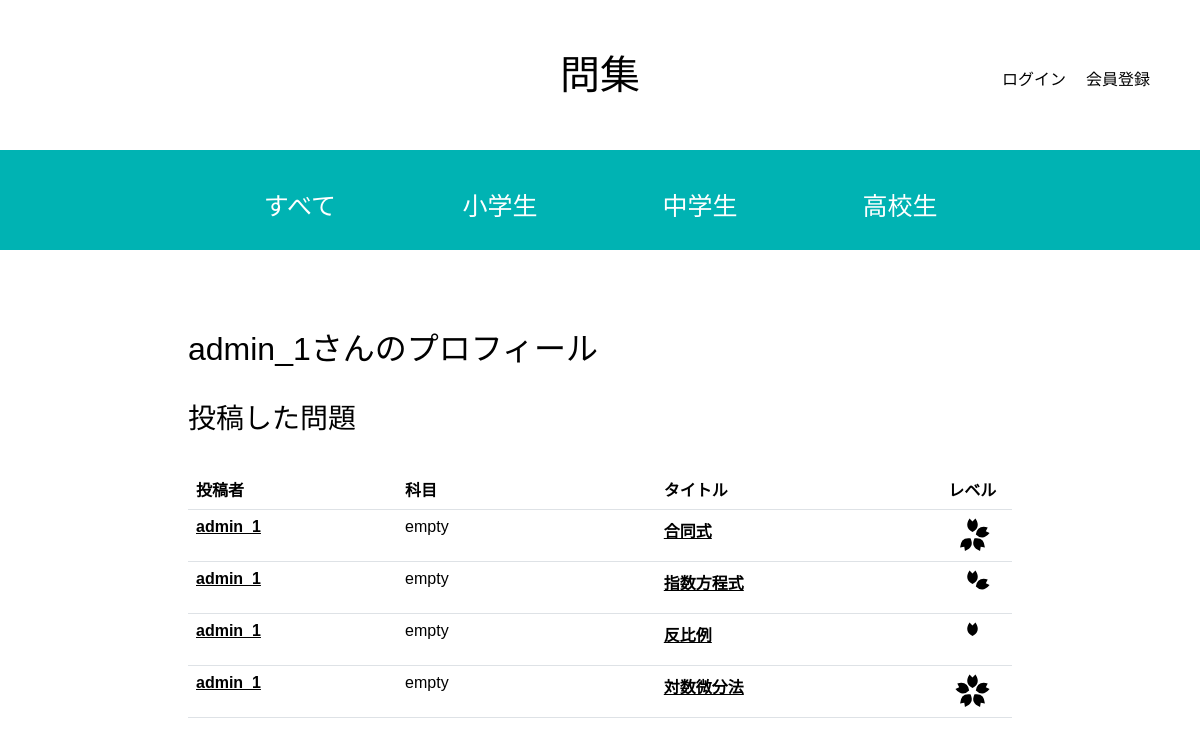
The page /studysite/profile/2/ on the database its author committed.
### studysite/models.py (models this page shows, shortened)
class TagGroup(models.Model):
    name = models.CharField(max_length=100)
    parent = models.ForeignKey('self', related_name='children', on_delete=models.CASCADE, null=True, blank=True)
    order = models.PositiveIntegerField(default=0)  # 並び順を指定するためのフィールド

class Studysite(models.Model):
    title = models.CharField('タイトル', max_length=128)
    image = models.FileField('問題画像', upload_to='image/', blank=True)
    question = models.TextField('問題', blank=True)
    answer = models.TextField('解説', blank=True)
    created_by = models.ForeignKey(settings.AUTH_USER_MODEL,
                                   verbose_name='投稿者',
                                   on_delete=models.CASCADE)
    created_at = models.DateTimeField('投稿日', auto_now_add=True)
    updated_at = models.DateTimeField('更新日', auto_now=True)
    tag_groups = models.ManyToManyField(TagGroup, blank=True)
    likes = models.PositiveIntegerField(default=0)
    level = models.IntegerField(default=0)
    bookmarks = models.ManyToManyField(User, related_name='bookmarked_posts', blank=True)

### studysite/views.py (the view)
# urls.py: path('profile/<int:user_id>/', views.profile, name='profile'),
def profile(request, user_id):
    user = get_object_or_404(User, pk=user_id)
    snippets = Studysite.objects.filter(created_by=user)
    tag_groups = TagGroup.objects.filter(parent__isnull=True).order_by('order').prefetch_related('children__children')
    context = {
        'user_profile': user,
        'snippets': snippets,
        'tag_groups': tag_groups
    }
    return render(request, 'profile.html', context)

### studysite/templates/snippets/profile.html (shortened to what this page needs)
{% extends 'base.html' %}
{% load static %}
{% load django_bootstrap5 %}
{% load widget_tweaks %}
{% block main %}
<div class="container profile">
    <h2>{{ user_profile.username }}さんのプロフィール</h2><br>
    <h3>投稿した問題</h3><br>
    {% if snippets %}
    <table id="sortable-table" class="table">
        <thead>
        <tr>
            <th class="tablehuman">投稿者</th>
            <th class="tablesubject">科目</th>
            <th class="tablecontent">タイトル</th>
            <th class="tablelevel" onclick="sortTable(3); console.log('Clicked!')">レベル</th>
        </tr>
        </thead>
        <tbody class="tbody">
        {% for snippet in snippets %}
            {% if snippet.answer %}
            <tr>
                <td class="tablehuman"><a href="{% url 'profile' snippet.created_by_id %}" style="color:black"><b>{{ snippet.created_by.username }}</b></a></td>
                <td class="tablesubject">
                    {% if snippet.tags %}
                        {% for tag in snippet.tags.all %}
                            <span>{{ tag.name }}</span>
                        {% endfor %}
                    {% else %}
                        <span>empty<span>
                    {% endif %}
                </td>
                <td class="tablecontent"><a href="{% url 'snippet_detail' snippet.id %}" style="color:black"><b>{{ snippet.title }}</b></a></td>
                <td class="tablelevel" data-level="{{ snippet.level }}">
                    {% if snippet.level == 1 %}
                        <svg xmlns="http://www.w3.org/2000/svg" width="35px" height="35px" viewBox="0 0 100 100">
                            <path fill="#000000" stroke-width="none" d="M 41.45,1.51 L 50.00,10.00 L 58.55,1.51 Q 74.90,27.18 50.00,40.00 Q 25.10,27.18 41.45,1.51 "/>
                        </svg>
                    {% endif %}
                </td>
            </tr>
            {% endif %}
        {% endfor %}
        </tbody>
    </table>
    {% else %}
        <p>問題はまだ投稿されていません．</p>
    {% endif %}<br><br>
</div>
{% endblock %}

### studysite/templates/snippets/base.html (shortened to what this page needs)
{% load static %}
{% load django_bootstrap5 %}
{% load widget_tweaks %}
<html>
<head>
    {% bootstrap_css %}
    <link rel="stylesheet" href="{% static 'snippets/css/style.css' %}?<?php echo date('YmdHis'); ?>"/>
</head>
<body>
<nav class="header-nav">
    <div class="navbar-brandA">
        <a href="/" class="brand">問集</a>
    </div>
        <ul class="header-ul">
            {% if user.is_authenticated %}
                <li><a class="nav-link" href="{% url 'profile' user.id %}"> ようこそ {{ user.username }} さん</a></li>
                <li><a class="nav-link" href="{% url 'logout' %}">ログアウト</a></li>
            {% else %}
                <li><a href="{% url 'login' %}" class="nav-link">ログイン</a></li>
                <li><a href="{% url 'signup' %}" class="nav-link">会員登録</a></li>
            {% endif %}
        </ul>
</nav>
<div class="subject-nav-bar">
    <ul class="subject-ul">
        <a href="/" class="all"><li id="all">すべて</li></a>
        {% for group in tag_groups %}
            <li id="{{ group.name }}">{{ group.name }}</li>
        {% endfor %}
    </ul>
</div>
<main>
        {% block main %}{% endblock %}
</main>
</body>
</html>

### studysite/static/snippets/css/style.css (style rules this page uses)
* { position: relative; margin: 0; padding: 0; box-sizing: border-box; }
.container { position: relative; width: min(100% - 1rem); margin: 0 auto; padding: 0 20px; }
body { font-family: "myfont",sans-serif; }
body { position: relative; background-color: #ffffff; color: #000000; line-height: 1.6; }
main { padding: 5rem 10rem; z-index: 1; }
.navbar-brandA { display: inline-block; width: 100%; position: absolute; text-align: center; align-items: center; }
.brand { color: black; text-decoration: none; font-size: 40px; position: relative; display: inline-block; width: 10%; text-align: center; align-items: center; }
.header-nav { height: 150px; position: relative; display: flex; align-items: center; }
.header-ul { display: flex; list-style: none; margin-left: auto; align-items: center !important; padding: 0; }
.header-ul li { margin-top: 25px; margin-right: 20px; }
.header-ul li:last-child { margin-right: 50px; }
.subject-nav-bar { height: 100px; position: relative; display: flex; background-color: hsl(180, 100%, 35%); align-items: center; justify-content: center; }
.subject-ul { display: flex; text-align: center; list-style: none; padding: 0; margin-top: 22px; align-items: center !important; }
.subject-ul li { color: #ffffff; width: 200px !important; height: 100px; transition: 0.25s; text-align: center; font-size: 25px !important; padding: 32.5px 0; }
.all { text-decoration: none !important; color: #ffffff !important; }
table { width: 100%; border-collapse: collapse; align-items: center; }
.tablecontent { width: 450px; }
.tablehuman { width: 300px; }
.tablelevel { width: 100px; text-align: center; }
.tablesubject { width: 400px; }
.table th { position: relative; font-family: sans-serif; color: #000000; background-color: transparent; }
.table td { position: relative; font-family: sans-serif; color: #000000; background-color: transparent; }
tbody { position: relative; font-family: sans-serif; color: #000000; background-color: transparent; }

### rows shown on the page
TagGroup: name "小学生"
TagGroup: name "中学生"
TagGroup: name "高校生"
Studysite: created_by.username "admin_1", title "合同式", level 4 (drawn)
Studysite: created_by.username "admin_1", title "指数方程式", level 2 (drawn)
Studysite: created_by.username "admin_1", title "反比例", level 1 (drawn)
Studysite: created_by.username "admin_1", title "対数微分法", level 5 (drawn)

### other values the page prints
{{ user_profile.username }} "admin_1"
